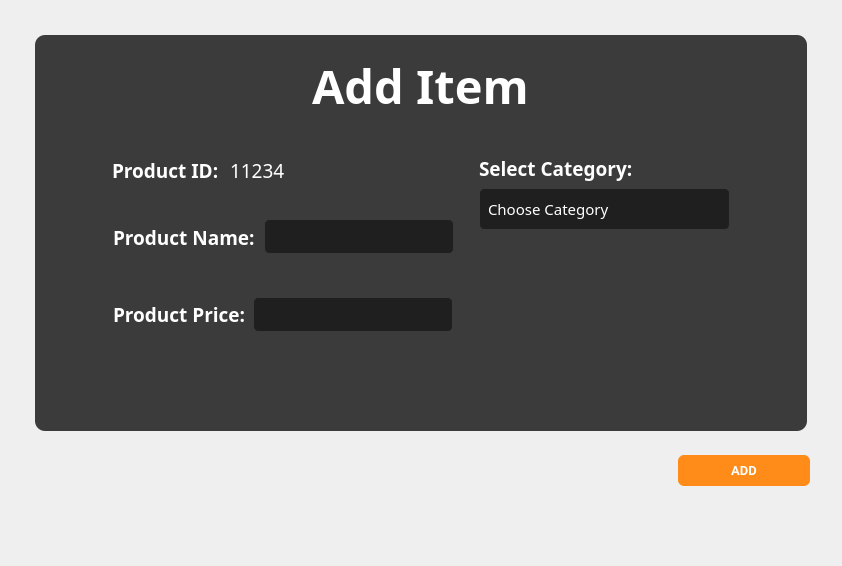
         <widget class="QWidget" name="addProdPage">
          <layout class="QGridLayout" name="gridLayout_8">
           <item row="0" column="0">
            <widget class="QWidget" name="widget_34" native="true">
             <property name="sizePolicy">
              <sizepolicy hsizetype="Preferred" vsizetype="Expanding">
               <horstretch>0</horstretch>
               <verstretch>0</verstretch>
              </sizepolicy>
             </property>
             <property name="styleSheet">
              <string notr="true"/>
             </property>
             <layout class="QVBoxLayout" name="verticalLayout_19">
              <item>
               <widget class="QWidget" name="widget_33" native="true">
                <property name="sizePolicy">
                 <sizepolicy hsizetype="Expanding" vsizetype="Expanding">
                  <horstretch>0</horstretch>
                  <verstretch>0</verstretch>
                 </sizepolicy>
                </property>
                <layout class="QVBoxLayout" name="verticalLayout_20">
                 <property name="spacing">
                  <number>6</number>
                 </property>
                 <property name="leftMargin">
                  <number>15</number>
                 </property>
                 <property name="topMargin">
                  <number>15</number>
                 </property>
                 <property name="rightMargin">
                  <number>15</number>
                 </property>
                 <property name="bottomMargin">
                  <number>9</number>
                 </property>
                 <item>
                  <widget class="QWidget" name="widget_55" native="true">
                   <property name="styleSheet">
                    <string notr="true">background-color: rgb(59, 59, 59);
border-radius: 10px;
</string>
                   </property>
                   <layout class="QVBoxLayout" name="verticalLayout_21">
                    <item alignment="Qt::AlignTop">
                     <widget class="QWidget" name="widget_56" native="true">
                      <property name="minimumSize">
                       <size>
                        <width>0</width>
                        <height>50</height>
                       </size>
                      </property>
                      <layout class="QVBoxLayout" name="verticalLayout_22">
                       <property name="bottomMargin">
                        <number>0</number>
                       </property>
                       <item alignment="Qt::AlignHCenter">
                        <widget class="QLabel" name="label_28">
                         <property name="sizePolicy">
                          <sizepolicy hsizetype="Expanding" vsizetype="Expanding">
                           <horstretch>0</horstretch>
                           <verstretch>0</verstretch>
                          </sizepolicy>
                         </property>
                         <property name="font">
                          <font>
                           <family>Poppins SemiBold</family>
                           <pointsize>35</pointsize>
                           <bold>true</bold>
                          </font>
                         </property>
                         <property name="styleSheet">
                          <string notr="true">QLabel{
	color:white;
}</string>
                         </property>
                         <property name="text">
                          <string>Add Item</string>
                         </property>
                        </widget>
                       </item>
                      </layout>
                     </widget>
                    </item>
                    <item>
                     <widget class="QWidget" name="widget_57" native="true">
                      <property name="sizePolicy">
                       <sizepolicy hsizetype="Expanding" vsizetype="Expanding">
                        <horstretch>0</horstretch>
                        <verstretch>0</verstretch>
                       </sizepolicy>
                      </property>
                      <layout class="QVBoxLayout" name="verticalLayout_23">
                       <property name="leftMargin">
                        <number>50</number>
                       </property>
                       <property name="topMargin">
                        <number>0</number>
                       </property>
                       <property name="rightMargin">
                        <number>50</number>
                       </property>
                       <item>
                        <widget class="QWidget" name="widget_58" native="true">
                         <layout class="QHBoxLayout" name="horizontalLayout_42">
                          <property name="spacing">
                           <number>6</number>
                          </property>
                          <property name="topMargin">
                           <number>0</number>
                          </property>
                          <item alignment="Qt::AlignHCenter">
                           <widget class="QWidget" name="widget_94" native="true">
                            <property name="minimumSize">
                             <size>
                              <width>360</width>
                              <height>280</height>
                             </size>
                            </property>
                            <property name="maximumSize">
                             <size>
                              <width>360</width>
                              <height>16777215</height>
                             </size>
                            </property>
                            <widget class="QWidget" name="layoutWidget">
                             <property name="geometry">
                              <rect>
                               <x>9</x>
                               <y>9</y>
                               <width>343</width>
                               <height>74</height>
                              </rect>
                             </property>
                             <layout class="QHBoxLayout" name="horizontalLayout_7">
                              <item>
                               <widget class="QLabel" name="label_29">
                                <property name="font">
                                 <font>
                                  <family>Poppins SemiBold</family>
                                  <pointsize>14</pointsize>
                                  <bold>true</bold>
                                 </font>
                                </property>
                                <property name="styleSheet">
                                 <string notr="true">QLabel{
	color:white;
}</string>
                                </property>
                                <property name="text">
                                 <string>Product ID: </string>
                                </property>
                               </widget>
                              </item>
                              <item>
                               <widget class="QLabel" name="label_30">
                                <property name="font">
                                 <font>
                                  <family>Poppins Medium</family>
                                  <pointsize>14</pointsize>
                                  <bold>false</bold>
                                 </font>
                                </property>
                                <property name="styleSheet">
                                 <string notr="true">QLabel{
	color:white;
}</string>
                                </property>
                                <property name="text">
                                 <string>11234</string>
                                </property>
                               </widget>
                              </item>
                              <item>
                               <spacer name="horizontalSpacer_3">
                                <property name="orientation">
                                 <enum>Qt::Horizontal</enum>
                                </property>
                                <property name="sizeHint" stdset="0">
                                 <size>
                                  <width>171</width>
                                  <height>72</height>
                                 </size>
                                </property>
                               </spacer>
                              </item>
                             </layout>
                            </widget>
                            <widget class="QLabel" name="label_35">
                             <property name="geometry">
                              <rect>
                               <x>10</x>
                               <y>100</y>
                               <width>145</width>
                               <height>27</height>
                              </rect>
                             </property>
                             <property name="font">
                              <font>
                               <family>Poppins SemiBold</family>
                               <pointsize>14</pointsize>
                               <bold>true</bold>
                              </font>
                             </property>
                             <property name="styleSheet">
                              <string notr="true">QLabel{
	color:white;
}</string>
                             </property>
                             <property name="text">
                              <string>Product Name:</string>
                             </property>
                            </widget>
                            <widget class="QLineEdit" name="lineEdit_2">
                             <property name="geometry">
                              <rect>
                               <x>161</x>
                               <y>95</y>
                               <width>190</width>
                               <height>35</height>
                              </rect>
                             </property>
                             <property name="sizePolicy">
                              <sizepolicy hsizetype="Fixed" vsizetype="Fixed">
                               <horstretch>0</horstretch>
                               <verstretch>0</verstretch>
                              </sizepolicy>
                             </property>
                             <property name="minimumSize">
                              <size>
                               <width>185</width>
                               <height>35</height>
                              </size>
                             </property>
                             <property name="maximumSize">
                              <size>
                               <width>16777215</width>
                               <height>30</height>
                              </size>
                             </property>
                             <property name="font">
                              <font>
                               <family>Poppins Medium</family>
                               <pointsize>11</pointsize>
                              </font>
                             </property>
                             <property name="styleSheet">
                              <string notr="true">QLineEdit {
    background-color: #1F1F1F;
    border: 1px solid #3B3B3B;
    border-radius: 5px;
    padding: 8px;
    color: white;
}

QLineEdit:focus {
    border-color: #FF8C18; /* Change border color when line edit is focused */
}

QLineEdit::placeholder {
    color: #808080; /* Placeholder text color */
}

QLineEdit::hover {
    background-color: #272727; /* Change background color on hover */
}
</string>
                             </property>
                            </widget>
                            <widget class="QLabel" name="label_36">
                             <property name="geometry">
                              <rect>
                               <x>10</x>
                               <y>177</y>
                               <width>134</width>
                               <height>27</height>
                              </rect>
                             </property>
                             <property name="font">
                              <font>
                               <family>Poppins SemiBold</family>
                               <pointsize>14</pointsize>
                               <bold>true</bold>
                              </font>
                             </property>
                             <property name="styleSheet">
                              <string notr="true">QLabel{
	color:white;
}</string>
                             </property>
                             <property name="text">
                              <string>Product Price:</string>
                             </property>
                            </widget>
                            <widget class="QLineEdit" name="lineEdit_6">
                             <property name="geometry">
                              <rect>
                               <x>150</x>
                               <y>173</y>
                               <width>200</width>
                               <height>35</height>
                              </rect>
                             </property>
                             <property name="sizePolicy">
                              <sizepolicy hsizetype="Fixed" vsizetype="Fixed">
                               <horstretch>0</horstretch>
                               <verstretch>0</verstretch>
                              </sizepolicy>
                             </property>
                             <property name="minimumSize">
                              <size>
                               <width>200</width>
                               <height>35</height>
                              </size>
                             </property>
                             <property name="maximumSize">
                              <size>
                               <width>16777215</width>
                               <height>30</height>
                              </size>
                             </property>
                             <property name="font">
                              <font>
                               <family>Poppins Medium</family>
                               <pointsize>11</pointsize>
                              </font>
                             </property>
                             <property name="styleSheet">
                              <string notr="true">QLineEdit {
    background-color: #1F1F1F;
    border: 1px solid #3B3B3B;
    border-radius: 5px;
    padding: 8px;
    color: white;
}

QLineEdit:focus {
    border-color: #FF8C18; /* Change border color when line edit is focused */
}

QLineEdit::placeholder {
    color: #808080; /* Placeholder text color */
}

QLineEdit::hover {
    background-color: #272727; /* Change background color on hover */
}
</string>
                             </property>
                            </widget>
                           </widget>
                          </item>
                          <item alignment="Qt::AlignHCenter">
                           <widget class="QWidget" name="widget_95" native="true">
                            <property name="sizePolicy">
                             <sizepolicy hsizetype="Fixed" vsizetype="Preferred">
                              <horstretch>0</horstretch>
                              <verstretch>0</verstretch>
                             </sizepolicy>
                            </property>
                            <property name="minimumSize">
                             <size>
                              <width>270</width>
                              <height>0</height>
                             </size>
                            </property>
                            <property name="maximumSize">
                             <size>
                              <width>250</width>
                              <height>16777215</height>
                             </size>
                            </property>
                            <widget class="QWidget" name="layoutWidget">
                             <property name="geometry">
                              <rect>
                               <x>10</x>
                               <y>30</y>
                               <width>251</width>
                               <height>76</height>
                              </rect>
                             </property>
                             <layout class="QVBoxLayout" name="verticalLayout_24">
                              <item>
                               <widget class="QLabel" name="label_31">
                                <property name="font">
                                 <font>
                                  <family>Poppins SemiBold</family>
                                  <pointsize>14</pointsize>
                                  <bold>true</bold>
                                 </font>
                                </property>
                                <property name="styleSheet">
                                 <string notr="true">QLabel{
	color:white;
}</string>
                                </property>
                                <property name="text">
                                 <string>Select Category:</string>
                                </property>
                               </widget>
                              </item>
                              <item>
                               <widget class="QComboBox" name="comboBox">
                                <property name="font">
                                 <font>
                                  <family>Poppins Medium</family>
                                  <pointsize>11</pointsize>
                                 </font>
                                </property>
                                <property name="styleSheet">
                                 <string notr="true">QComboBox {
    background-color: #1F1F1F;
    border: 1px solid #3B3B3B;
    border-radius: 5px;
    padding: 8px;
    color: white;
    min-width: 150px; /* Set minimum width */
}

QComboBox::drop-down {
    border: none;
    subcontrol-origin: padding;
    subcontrol-position: top right;
    width: 20px;
    background-color: transparent;
}

QComboBox::down-arrow {
    image: url(:/iCons/icons8-down-arrow-25.png); 
    width: 16px; 
    height: 16px;
    subcontrol-origin: padding; 
    subcontrol-position: center right; 
}


QComboBox::item {
    background-color: #1F1F1F;
	color:white;
    padding: 8px;
}
QComboBox QAbstractItemView::item {
    background-color: #272727; 
    padding: 8px;
	border-radius:5px;
	border: 1px solid #3B3B3B;
    color: white; 
}

QComboBox::item:selected {
    background-color: #FF8C18;
}

QComboBox::hover {
    background-color: #272727; 
}
QComboBox QAbstractItemView::item:hover {
    background-color: #B7B7B7;
}
</string>
                                </property>
                                <property name="currentText">
                                 <string/>
                                </property>
                                <property name="placeholderText">
                                 <string>Choose Category</string>
                                </property>
                                <item>
                                 <property name="text">
                                  <string>Coffee</string>
                                 </property>
                                </item>
                                <item>
                                 <property name="text">
                                  <string>Non-Coffee</string>
                                 </property>
                                </item>
                               </widget>
                              </item>
                             </layout>
                            </widget>
                           </widget>
                          </item>
                         </layout>
                        </widget>
                       </item>
                      </layout>
                     </widget>
                    </item>
                   </layout>
                  </widget>
                 </item>
                </layout>
               </widget>
              </item>
              <item alignment="Qt::AlignBottom">
               <widget class="QWidget" name="widget_46" native="true">
                <property name="minimumSize">
                 <size>
                  <width>0</width>
                  <height>100</height>
                 </size>
                </property>
                <layout class="QHBoxLayout" name="horizontalLayout_43">
                 <property name="rightMargin">
                  <number>12</number>
                 </property>
                 <item>
                  <layout class="QGridLayout" name="gridLayout_17">
                   <item row="0" column="0">
                    <spacer name="horizontalSpacer_6">
                     <property name="orientation">
                      <enum>Qt::Horizontal</enum>
                     </property>
                     <property name="sizeHint" stdset="0">
                      <size>
                       <width>538</width>
                       <height>20</height>
                      </size>
                     </property>
                    </spacer>
                   </item>
                   <item row="0" column="1">
                    <widget class="QPushButton" name="pushButton_31">
                     <property name="minimumSize">
                      <size>
                       <width>132</width>
                       <height>31</height>
                      </size>
                     </property>
                     <property name="maximumSize">
                      <size>
                       <width>16777215</width>
                       <height>31</height>
                      </size>
                     </property>
                     <property name="font">
                      <font>
                       <family>Roboto</family>
                       <pointsize>10</pointsize>
                       <bold>true</bold>
                      </font>
                     </property>
                     <property name="styleSheet">
                      <string notr="true">QPushButton {
    padding: 6px 14px;
    font-family: &quot;Roboto&quot;, sans-serif;
    border-radius: 6px;
    border: none;
    color: white;
    background: #FF8C18;
    box-shadow: 0px 0.5px 1.5px rgba(54, 122, 246, 0.25), inset 0px 0.8px 0px -0.25px rgba(255, 255, 255, 0.2);
    user-select: none;
    -webkit-user-select: none;
    touch-action: manipulation;
    transition: background-color 0.2s, box-shadow 0.2s; 
}
QPushButton::pressed {
    background-color: #B7B7B7;
    box-shadow: 0px 1px 2px rgba(0, 0, 0, 0.5) inset;
	color:black;
}
QPushButton:hover {
    background-color: #FFA54E; 
}</string>
                     </property>
                     <property name="text">
                      <string>ADD</string>
                     </property>
                     <property name="checkable">
                      <bool>true</bool>
                     </property>
                     <property name="autoExclusive">
                      <bool>true</bool>
                     </property>
                    </widget>
                   </item>
                   <item row="1" column="1">
                    <spacer name="verticalSpacer_3">
                     <property name="orientation">
                      <enum>Qt::Vertical</enum>
                     </property>
                     <property name="sizeHint" stdset="0">
                      <size>
                       <width>20</width>
                       <height>40</height>
                      </size>
                     </property>
                    </spacer>
                   </item>
                  </layout>
                 </item>
                </layout>
               </widget>
              </item>
             </layout>
            </widget>
           </item>
          </layout>
         </widget>
